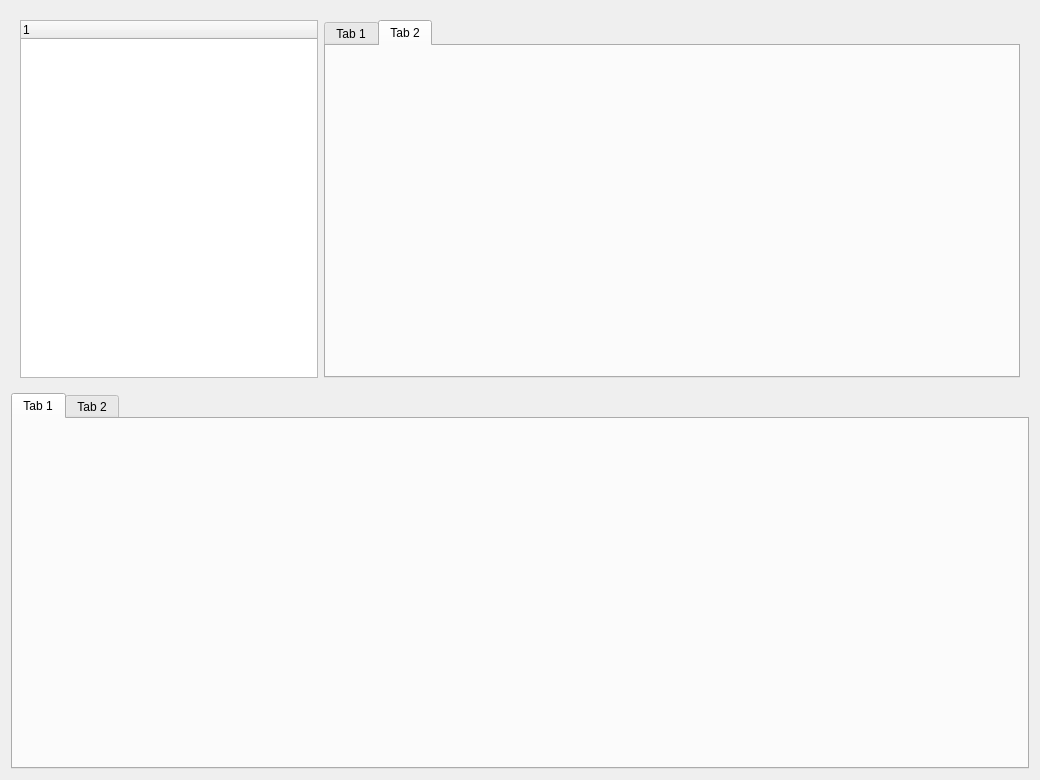
<?xml version="1.0" encoding="UTF-8"?>
<ui version="4.0">
 <class>PageEdit</class>
 <widget class="QWidget" name="PageEdit">
  <property name="geometry">
   <rect>
    <x>0</x>
    <y>0</y>
    <width>1040</width>
    <height>780</height>
   </rect>
  </property>
  <property name="windowTitle">
   <string>Form</string>
  </property>
  <layout class="QVBoxLayout" name="verticalLayout">
   <item>
    <widget class="QWidget" name="widget" native="true">
     <layout class="QHBoxLayout" name="horizontalLayout" stretch="3,7">
      <item>
       <widget class="QTreeWidget" name="treeWidget">
        <column>
         <property name="text">
          <string notr="true">1</string>
         </property>
        </column>
       </widget>
      </item>
      <item>
       <widget class="QTabWidget" name="tabWidget">
        <property name="currentIndex">
         <number>1</number>
        </property>
        <widget class="QWidget" name="tab">
         <attribute name="title">
          <string>Tab 1</string>
         </attribute>
        </widget>
        <widget class="QWidget" name="tab_2">
         <attribute name="title">
          <string>Tab 2</string>
         </attribute>
        </widget>
       </widget>
      </item>
     </layout>
    </widget>
   </item>
   <item>
    <widget class="QTabWidget" name="tabWidget_2">
     <widget class="QWidget" name="tab_3">
      <attribute name="title">
       <string>Tab 1</string>
      </attribute>
     </widget>
     <widget class="QWidget" name="tab_4">
      <attribute name="title">
       <string>Tab 2</string>
      </attribute>
     </widget>
    </widget>
   </item>
  </layout>
 </widget>
 <resources/>
 <connections/>
</ui>
